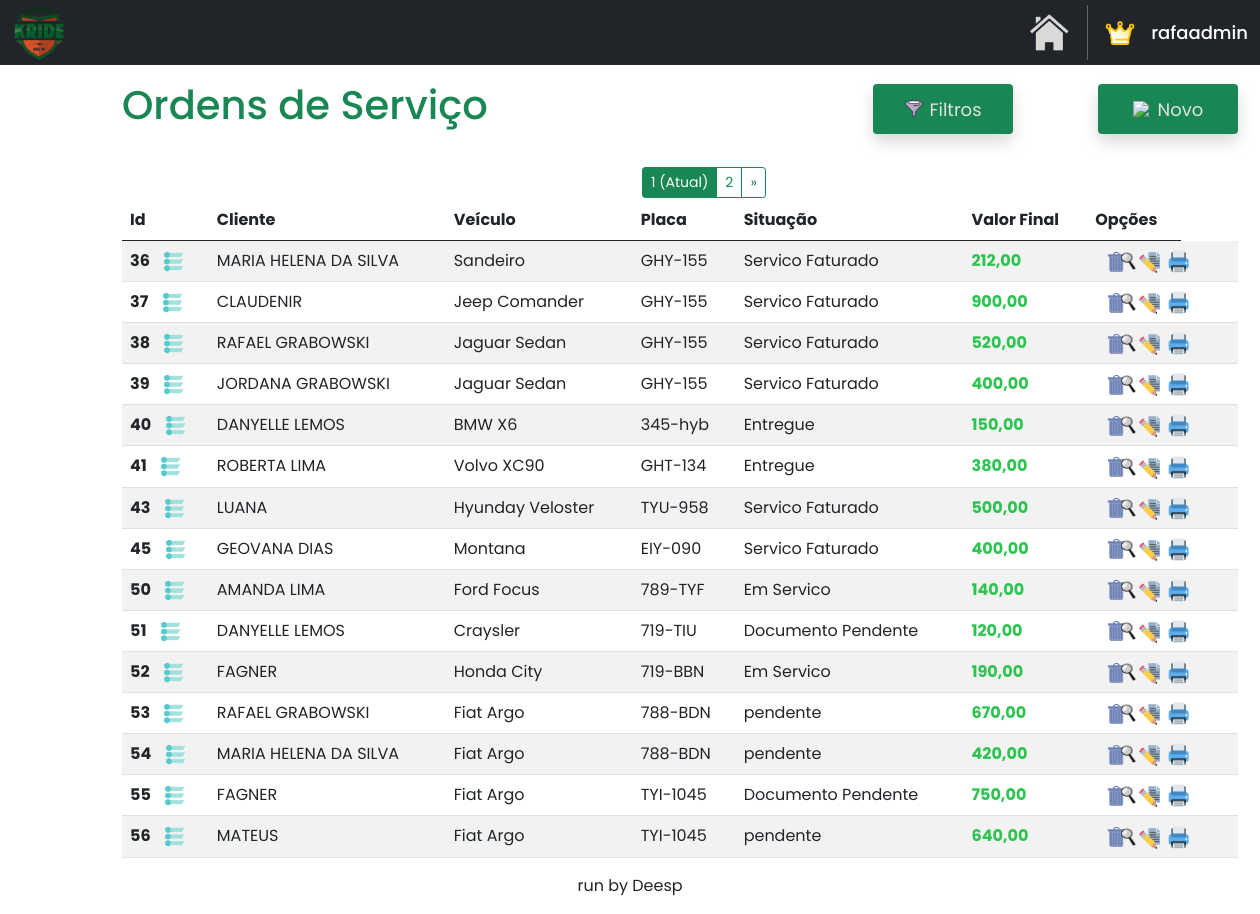
Page /home/ordem_servico (signed in) on the committed database.
### OS/models.py (models this page shows)
class OrdemServico(models.Model):
    renavam = models.CharField(max_length=50)
    placa = models.CharField(max_length=15)
    cliente_id = models.ForeignKey(Cliente, on_delete=models.CASCADE)
    nome_cliente = models.CharField(max_length=40)
    chassi = models.CharField(max_length=30, default='')
    cor = models.CharField(max_length=20, default='')
    combustivel = models.CharField(max_length=15, default='')
    modelo = models.CharField(max_length=25, default='')
    valor_veiculo = models.CharField(max_length=15, default='')
    ano_modelo = models.CharField(max_length=10, default='')
    pendencias = models.CharField(max_length=30, default='')
    data_entrega = models.DateField(null=True, blank=True)
    data_aq = models.DateField(null=True, blank=True)
    data_servico = models.DateField(default=datetime.date.today)
    desconto = models.CharField(max_length=20, default='')
    valor_f = models.CharField(max_length=20, default='')
    observacoes = models.TextField(blank=True, null=True)
    status = models.CharField(max_length=20, default='')
    cpf_vendedor = models.CharField(max_length=20, default='')
    concessionaria = models.CharField(max_length=30, default='')
    tipo_veiculo = models.CharField(max_length=15, default='')

### OS/views.py (the view)
# urls.py: path('ordem_servico', osviews.ordem_servico, name='ordem_servico'),
@login_required
def ordem_servico(request):
    return paginacao(request)

### OS/views.py (called while the page is built)
@login_required
def paginacao(request):
    ordens_servicos = OrdemServico.objects.all().values('id', 'nome_cliente', 'modelo', 'placa', 'status', 'valor_f')
    ordens_servicos_paginados = Paginator(ordens_servicos, 15)
    page_num = request.GET.get('page')
    ordens_servicos = ordens_servicos_paginados.get_page(page_num)
    return render(request, 'os.html', {'ordens_servicos': ordens_servicos})

### OS/templates/os.html (shortened to what this page needs)
{% extends "base.html" %}
{% load static %}
{% block content %}
<!DOCTYPE html>
<html lang="en">
<head>
    <link href="https://cdn.jsdelivr.net/npm/bootstrap@5.0.2/dist/css/bootstrap.min.css" rel="stylesheet">
</head>
<body>
    <div class="container mt-3 custom-container">
        <div class="d-flex justify-content-start align-items-center">
            <h1 class="me-auto text-success">Ordens de Serviço</h1>
            <div class="shadow bg-success rounded" style="width: 140px; height: 50px; margin-left: auto;">
                <a href="#" style="text-decoration: none; display: flex; align-items: center; justify-content: center; width: 100%; height: 100%;" id="btnMostrarFiltro">
                    <img src="{% static 'images/mini-filtro.png' %}" style="width: 20px; margin-right: 5px;">
                    <p class="hover-link" style="font-size: 18px; margin: 0;">Filtros</p>
                </a>
            </div>
            <div class="shadow bg-success rounded" style="width: 140px; height: 50px; margin-left: 85px;">
                <a href="{% url 'newos' %}" style="text-decoration: none; display: flex; align-items: center; justify-content: center; width: 100%; height: 100%;">
                    <img src="{% static 'images/novo.png' %}" style="width: 20px; margin-right: 5px;">
                    <p class="hover-link" style="font-size: 18px; margin: 0;">Novo</p>
                </a>
            </div>
        </div>
        {% if ordens_servicos.has_other_pages %}
            <div class="btn-group" role="group" aria-label="Item pagination" style="margin-left: 520px; margin-top: 30px; margin-bottom: -14px;">
                {% for page_number in ordens_servicos.paginator.page_range %}
                    {% if ordens_servicos.number == page_number %}
                        <button class="btn btn-outline-success btn-sm active">
                            <span>{{ page_number }} <span class="sr-only">(Atual)</span></span>
                        </button>
                    {% else %}
                        <a href="?page={{ page_number }}" class="btn btn-outline-success btn-sm">
                            {{ page_number }}
                        </a>
                    {% endif %}
                {% endfor %}
                {% if ordens_servicos.has_next %}
                    <a href="?page={{ ordens_servicos.next_page_number }}" class="btn btn-outline-success btn-sm">&raquo;</a>
                {% endif %}
            </div>
        {% endif %}
        <table class="table table-striped mt-3">
            <thead>
                <tr>
                    <th scope="col">Id</th>
                    <th scope="col">Cliente</th>
                    <th scope="col">Veículo</th>
                    <th scope="col">Placa</th>
                    <th scope="col">Situação</th>
                    <th scope="col">Valor Final</th>
                    <th scope="col">Opções</th>
                </tr>
            </thead>
            <tbody  id="tbodyOrdens">
                {% for ordem_servico in ordens_servicos %}
                    <tr>
                        <th>
                            {{ordem_servico.id}}
                            <a href="#" class="openOptions">
                                <img src="{% static 'images/status.png' %}" style="width: 23px; height: 21px; margin-left: 9px;" alt="status" title="ALTERAR STATUS">
                            </a>
                        </th>
                        <td>{{ordem_servico.nome_cliente|upper}}</td>
                        <td>{{ordem_servico.modelo}}</td>
                        <td>{{ordem_servico.placa}}</td>
                        <td>{{ordem_servico.status}}</td>
                        <td style="color: #2ac44e; font-weight: bold;">{{ordem_servico.valor_f}}</td>
                        <td>
                            <a href="#" class="delete-button" data-toggle="modal" data-target="#confirmDeleteModal" data-url="{% url 'excluir_os' ordem_servico.id %}" title="EXCLUIR" style="height: 20px; margin-left: 10px;">
                            </a>
                        </td>
                        <td>
                            <a href="{% url 'consultar_os' ordem_servico.id %}"  title="CONSULTAR" style="height: 20px; margin-left: -71px;">
                                <img src="{% static 'images/consultar.png' %}" style="width: 22px; height: 23px;">
                            </a>
                        </td>
                        <td>
                            <a href="{% url 'editar_os' ordem_servico.id %}"  title="EDITAR" style="height: 20px; margin-left: -70px;">
                                <img src="{% static 'images/editaros.png' %}" style="width: 22px; height: 23px;">
                            </a>
                        </td>
                        <td>
                            <a href="{% url 'imprimir_os' ordem_servico.id %}"  title="IMPRIMIR" style="height: 20px; margin-left: -60px;">
                                <img src="{% static 'images/imprimiros.png' %}" style="width: 22px; height: 23px;">
                            </a>
                        </td>
                    </tr>
                {% endfor %}
            </tbody>
        </table>
    </div>
</body>
</html>
{% endblock %}

### base/base.html (shortened to what this page needs)
{% load static %}
<!DOCTYPE html>
<html lang="en">
<head>
</head>
<body>
    <nav class="navbar navbar-expand bg-dark" style="height: 65px;">
        <div class="container-fluid">
            <a href="#">
                <img src="{% static 'images/logo1.png' %}" style="width: 55px;">
            </a>
        </div>
        <a href="{% url 'home' %}" style="text-decoration: none;">
            <img src="{% static 'images/home.png' %}" title="VOLTAR PARA A HOME" style="width: 40px; margin-right: 18px;">
        </a>
        <div class="container user-div" id="profile" style="width: 200px; cursor: pointer;">
            {% if user.is_superuser %}
                <img src="{% static 'images/master.png' %}" title="MASTER USER" style="width: 30px; margin-right: 0px;">
            {% else %}
                <img src="{% static 'images/user_profile.png' %}" title="USUÁRIO" style="width: 26px; margin-right: 0px;">
            {% endif %}
            {% if user.is_authenticated %}
                <h5 class="text-white mt-2" style="font-size: large;">{{ user.username }}</h5>
            {% endif %}
        </div>
    </nav>
    {% block content %}{% endblock %}
    <div class="text-center">
        <p>run by Deesp</p>
    </div>
</body>
</html>

### OS/templates/os.html (style rules this page uses)
body { font-family: 'Poppins', sans-serif; }
.hover-link { color: rgb(225, 225, 225); transition: color 0.3s ease; }
.custom-container { margin-left: 110px; margin-right: 100px; }

### rows in the picture
OrdemServico: id "36", nome_cliente "MARIA HELENA DA SILVA", modelo "Sandeiro", placa "GHY-155", status "Servico Faturado", valor_f "212,00"
OrdemServico: id "37", nome_cliente "CLAUDENIR", modelo "Jeep Comander", placa "GHY-155", status "Servico Faturado", valor_f "900,00"
OrdemServico: id "38", nome_cliente "RAFAEL GRABOWSKI", modelo "Jaguar Sedan", placa "GHY-155", status "Servico Faturado", valor_f "520,00"
OrdemServico: id "39", nome_cliente "JORDANA GRABOWSKI", modelo "Jaguar Sedan", placa "GHY-155", status "Servico Faturado", valor_f "400,00"
OrdemServico: id "40", nome_cliente "DANYELLE LEMOS", modelo "BMW X6", placa "345-hyb", status "Entregue", valor_f "150,00"
OrdemServico: id "41", nome_cliente "ROBERTA LIMA", modelo "Volvo XC90", placa "GHT-134", status "Entregue", valor_f "380,00"
OrdemServico: id "43", nome_cliente "LUANA", modelo "Hyunday Veloster", placa "TYU-958", status "Servico Faturado", valor_f "500,00"
OrdemServico: id "45", nome_cliente "GEOVANA DIAS", modelo "Montana", placa "EIY-090", status "Servico Faturado", valor_f "400,00"
OrdemServico: id "50", nome_cliente "AMANDA LIMA", modelo "Ford Focus", placa "789-TYF", status "Em Servico", valor_f "140,00"
OrdemServico: id "51", nome_cliente "DANYELLE LEMOS", modelo "Craysler", placa "719-TIU", status "Documento Pendente", valor_f "120,00"
OrdemServico: id "52", nome_cliente "FAGNER", modelo "Honda City", placa "719-BBN", status "Em Servico", valor_f "190,00"
OrdemServico: id "53", nome_cliente "RAFAEL GRABOWSKI", modelo "Fiat Argo", placa "788-BDN", status "pendente", valor_f "670,00"
OrdemServico: id "54", nome_cliente "MARIA HELENA DA SILVA", modelo "Fiat Argo", placa "788-BDN", status "pendente", valor_f "420,00"
OrdemServico: id "55", nome_cliente "FAGNER", modelo "Fiat Argo", placa "TYI-1045", status "Documento Pendente", valor_f "750,00"
OrdemServico: id "56", nome_cliente "MATEUS", modelo "Fiat Argo", placa "TYI-1045", status "pendente", valor_f "640,00"

### other values in the picture
{{ user.username }} "rafaadmin"
{{ page_number }} "1"
{{ page_number }} "2"
